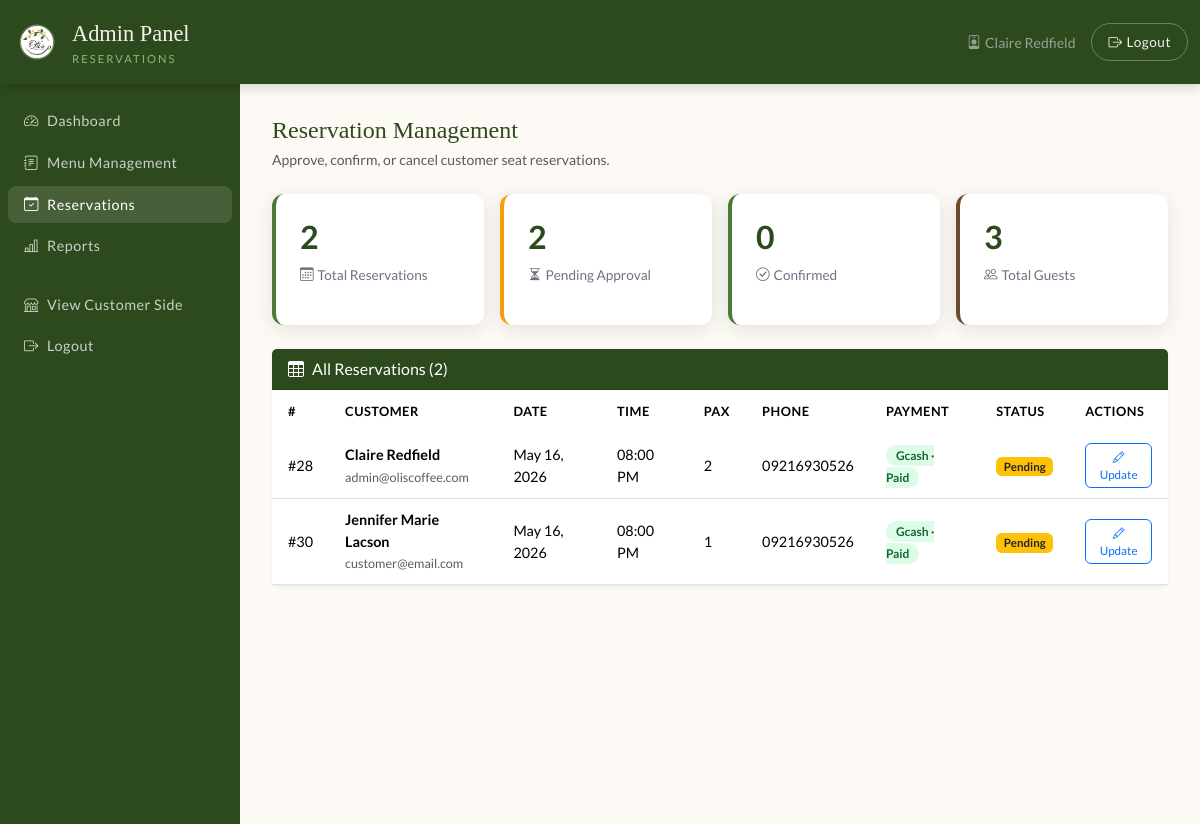
The app's page /admin/manage_reservations.php (signed in) with its own data.
### tables this page shows
CREATE TABLE `reservations` (
  `id` int(11) NOT NULL AUTO_INCREMENT,
  `user_id` int(11) NOT NULL,
  `res_date` date NOT NULL,
  `res_time` time NOT NULL,
  `pax` int(11) NOT NULL,
  `phone` varchar(20) NOT NULL,
  `notes` text DEFAULT NULL,
  `order_id` int(11) DEFAULT NULL,
  `payment_method` enum('gcash','cash') DEFAULT 'gcash',
  `payment_status` enum('unpaid','paid') DEFAULT 'unpaid',
  `status` enum('pending','confirmed','cancelled') DEFAULT 'pending',
  `created_at` timestamp NOT NULL DEFAULT current_timestamp(),
  PRIMARY KEY (`id`),
  KEY `user_id` (`user_id`),
  KEY `fk_reservation_order` (`order_id`),
  CONSTRAINT `fk_reservation_order` FOREIGN KEY (`order_id`) REFERENCES `orders` (`id`) ON DELETE SET NULL,
  CONSTRAINT `reservations_ibfk_1` FOREIGN KEY (`user_id`) REFERENCES `users` (`id`) ON DELETE CASCADE
);

CREATE TABLE `users` (
  `id` int(11) NOT NULL AUTO_INCREMENT,
  `name` varchar(100) NOT NULL,
  `email` varchar(100) NOT NULL,
  `password` varchar(255) NOT NULL,
  `role` enum('admin','customer') DEFAULT 'customer',
  `created_at` timestamp NOT NULL DEFAULT current_timestamp(),
  `profile_pic` varchar(255) DEFAULT NULL,
  PRIMARY KEY (`id`),
  UNIQUE KEY `email` (`email`)
);

### admin/manage_reservations.php (the view, shortened to what this page needs)
<?php
$db = getDB();
$result = $db->query("
    SELECT r.*, u.name AS customer_name, u.email
    FROM reservations r
    JOIN users u ON r.user_id = u.id
    ORDER BY r.res_date ASC, r.res_time ASC
");
$reservations = $result ? $result->fetch_all(MYSQLI_ASSOC) : [];
$total     = count($reservations);
$pending   = count(array_filter($reservations, fn($r) => $r['status'] === 'pending'));
$confirmed = count(array_filter($reservations, fn($r) => $r['status'] === 'confirmed'));
$totalPax  = array_sum(array_column(array_filter($reservations, fn($r) => $r['status'] !== 'cancelled'), 'pax'));
$adminName = htmlspecialchars($_SESSION['user_name']);
?>
<!DOCTYPE html>
<html lang="en">
<head>
  <link rel="stylesheet" href="https://cdn.jsdelivr.net/npm/bootstrap@5.3.2/dist/css/bootstrap.min.css">
  <link rel="stylesheet" href="https://cdn.jsdelivr.net/npm/bootstrap-icons@1.11.3/font/bootstrap-icons.min.css">
  <link rel="stylesheet" href="../css/style.css">
</head>
<body>
<nav class="navbar navbar-expand-lg">
  <div class="container-fluid">
    <a class="navbar-brand" href="dashboard.php">
      <img src="../assets/logo.png" alt="Oli's SelfieTea & Coffee" style="height:50px;width:auto;">
      <div>Admin Panel <span class="sub">Reservations</span></div>
    </a>
    <div class="ms-auto d-flex align-items-center gap-3">
      <span class="text-white-50 small"><i class="bi bi-person-badge me-1"></i><?= $adminName ?></span>
      <a href="../logout.php" class="btn-logout nav-link"><i class="bi bi-box-arrow-right me-1"></i>Logout</a>
    </div>
  </div>
</nav>
<div class="d-flex">
  <aside class="admin-sidebar py-3">
    <nav class="nav flex-column">
      <a class="nav-link" href="dashboard.php"><i class="bi bi-speedometer2 me-2"></i>Dashboard</a>
      <a class="nav-link" href="menu_manage.php"><i class="bi bi-journal-text me-2"></i>Menu Management</a>
      <a class="nav-link active" href="manage_reservations.php"><i class="bi bi-calendar-check me-2"></i>Reservations</a>
      <a class="nav-link" href="reports.php"><i class="bi bi-bar-chart-line me-2"></i>Reports</a>
      <hr style="border-color:rgba(255,255,255,0.1); margin: 8px 16px;">
      <a class="nav-link" href="../index.php"><i class="bi bi-shop me-2"></i>View Customer Side</a>
      <a class="nav-link" href="../logout.php"><i class="bi bi-box-arrow-right me-2"></i>Logout</a>
    </nav>
  </aside>
  <main class="admin-content">
    <h4 class="mb-1" style="font-family:'Playfair Display',serif; color:var(--green-dark);">Reservation Management</h4>
    <p class="text-muted mb-4 small">Approve, confirm, or cancel customer seat reservations.</p>
    <div class="row g-3 mb-4">
      <div class="col-md-3">
        <div class="stat-card">
          <h3><?= $total ?></h3>
          <p><i class="bi bi-calendar3 me-1"></i>Total Reservations</p>
        </div>
      </div>
      <div class="col-md-3">
        <div class="stat-card" style="border-color: #f59e0b;">
          <h3><?= $pending ?></h3>
          <p><i class="bi bi-hourglass-split me-1"></i>Pending Approval</p>
        </div>
      </div>
      <div class="col-md-3">
        <div class="stat-card" style="border-color: var(--green-mid);">
          <h3><?= $confirmed ?></h3>
          <p><i class="bi bi-check-circle me-1"></i>Confirmed</p>
        </div>
      </div>
      <div class="col-md-3">
        <div class="stat-card" style="border-color: var(--brown);">
          <h3><?= $totalPax ?></h3>
          <p><i class="bi bi-people me-1"></i>Total Guests</p>
        </div>
      </div>
    </div>
    <div class="card border-0 shadow-sm">
      <div class="card-header" style="background:var(--green-dark); color:white;">
        <i class="bi bi-table me-2"></i>All Reservations (<?= $total ?>)
      </div>
      <div class="card-body p-0">
        <div class="table-responsive">
          <table class="table table-olis mb-0">
            <thead>
              <tr>
                <th>#</th><th>Customer</th><th>Date</th><th>Time</th><th>Pax</th>
                <th>Phone</th><th>Payment</th><th>Status</th><th>Actions</th>
              </tr>
            </thead>
            <tbody>
              <?php if (empty($reservations)): ?>
                <tr>
                  <td colspan="9" class="text-center text-muted py-5">
                    <i class="bi bi-calendar-x" style="font-size:2rem; display:block; margin-bottom:8px;"></i>
                    No reservations yet.
                  </td>
                </tr>
              <?php else: ?>
                <?php foreach ($reservations as $res): ?>
                <tr>
                  <td>#<?= $res['id'] ?></td>
                  <td>
                    <strong><?= htmlspecialchars($res['customer_name']) ?></strong><br>
                    <small class="text-muted"><?= htmlspecialchars($res['email']) ?></small>
                  </td>
                  <td><?= date('M d, Y', strtotime($res['res_date'])) ?></td>
                  <td><?= date('h:i A', strtotime($res['res_time'])) ?></td>
                  <td><?= $res['pax'] ?></td>
                  <td><?= htmlspecialchars($res['phone']) ?></td>
                  <td>
                    <span class="<?= $res['payment_status'] === 'paid' ? 'badge-available' : 'badge-unavailable' ?>">
                      <?= ucfirst($res['payment_method']) ?> · <?= ucfirst($res['payment_status']) ?>
                    </span>
                  </td>
                  <td>
                    <?php
                      $cls = match($res['status']) {
                        'confirmed' => 'badge bg-success',
                        'cancelled' => 'badge bg-danger',
                        default     => 'badge bg-warning text-dark'
                      };
                    ?>
                    <span class="<?= $cls ?>" style="font-size:0.72rem;"><?= ucfirst($res['status']) ?></span>
                  </td>
                  <td>
                    <div class="d-flex gap-1">
                    <button class="btn btn-sm btn-outline-primary" style="border-radius:6px;font-size:0.73rem;"
                            data-bs-toggle="modal" data-bs-target="#editModal"
                            data-id="<?= $res['id'] ?>"
                            data-status="<?= $res['status'] ?>"
                            data-pay="<?= $res['payment_status'] ?>"
                            data-name="<?= htmlspecialchars($res['customer_name']) ?>">
                      <i class="bi bi-pencil"></i> Update
                    </button>
                    </div>
                  </td>
                </tr>
                <?php endforeach; ?>
              <?php endif; ?>
            </tbody>
          </table>
        </div>
      </div>
    </div>
  </main>
</div>
</body>
</html>

### css/style.css (style rules this page uses)
:root { --green-dark: #2d4a1e; --green-mid: #4a7c35; --green-light: #8ab87a; --cream: #f5f0e8; --warm-white: #fdfaf5; --gold: #c9a84c; --brown: #6b4c2a; --text-dark: #1a1a1a; --text-muted: #6b7280; --shadow: 0 4px 20px rgba(0,0,0,0.1); --radius: 12px; }
* { box-sizing: border-box; margin: 0; padding: 0; }
body { font-family: 'Lato', sans-serif; background: var(--warm-white); color: var(--text-dark); min-height: 100vh; }
.navbar { background: var(--green-dark) !important; padding: 0.75rem 0; box-shadow: 0 2px 12px rgba(0,0,0,0.2); }
.navbar-brand { font-family: 'Playfair Display', serif; font-size: 1.4rem; color: var(--cream) !important; display: flex; align-items: center; gap: 10px; }
.navbar-brand span.sub { font-family: 'Lato', sans-serif; font-size: 0.7rem; color: var(--green-light); display: block; letter-spacing: 2px; text-transform: uppercase; }
.nav-link { color: var(--cream) !important; font-size: 0.88rem; letter-spacing: 0.5px; padding: 0.5rem 1rem !important; border-radius: 6px; transition: background 0.2s; }
.nav-link:hover, .nav-link.active { background: rgba(255,255,255,0.12) !important; color: var(--gold) !important; }
.btn-logout { background: transparent; border: 1px solid rgba(255,255,255,0.3); color: var(--cream) !important; font-size: 0.85rem; padding: 0.35rem 1rem; border-radius: 20px; transition: all 0.2s; }
.admin-sidebar { min-height: calc(100vh - 60px); background: var(--green-dark); color: white; width: 240px; flex-shrink: 0; }
.admin-sidebar .nav-link { color: rgba(255,255,255,0.75) !important; border-radius: 8px; margin: 2px 8px; font-size: 0.9rem; }
.admin-sidebar .nav-link:hover, .admin-sidebar .nav-link.active { background: rgba(255,255,255,0.12) !important; color: white !important; }
.admin-content { flex: 1; padding: 2rem; overflow-x: auto; }
.stat-card { background: white; border-radius: var(--radius); padding: 1.5rem; box-shadow: var(--shadow); border-left: 4px solid var(--green-mid); }
.stat-card h3 { font-size: 2rem; font-weight: 700; color: var(--green-dark); }
.stat-card p { color: var(--text-muted); font-size: 0.85rem; }
.table-olis thead { background: var(--green-dark); color: white; }
.table-olis thead th { font-weight: 600; font-size: 0.8rem; letter-spacing: 0.5px; text-transform: uppercase; padding: 12px 16px; border: none; }
.table-olis tbody td { padding: 10px 16px; vertical-align: middle; font-size: 0.9rem; }
.badge-available { background: #dcfce7; color: #166534; padding: 3px 10px; border-radius: 12px; font-size: 0.75rem; font-weight: 600; }

### records on screen
reservations: id "28", user.name "Claire Redfield", user.email "admin@oliscoffee.com", res_date "May 16, 2026", res_time "08:00 PM", pax "2", phone "09216930526", payment_method "Gcash", payment_status "Paid", status "Pending"
reservations: id "30", user.name "Jennifer Marie Lacson", user.email "customer@email.com", res_date "May 16, 2026", res_time "08:00 PM", pax "1", phone "09216930526", payment_method "Gcash", payment_status "Paid", status "Pending"

### other values on screen
$adminName "Claire Redfield"
$total "2"
$pending "2"
$confirmed "0"
$totalPax "3"
